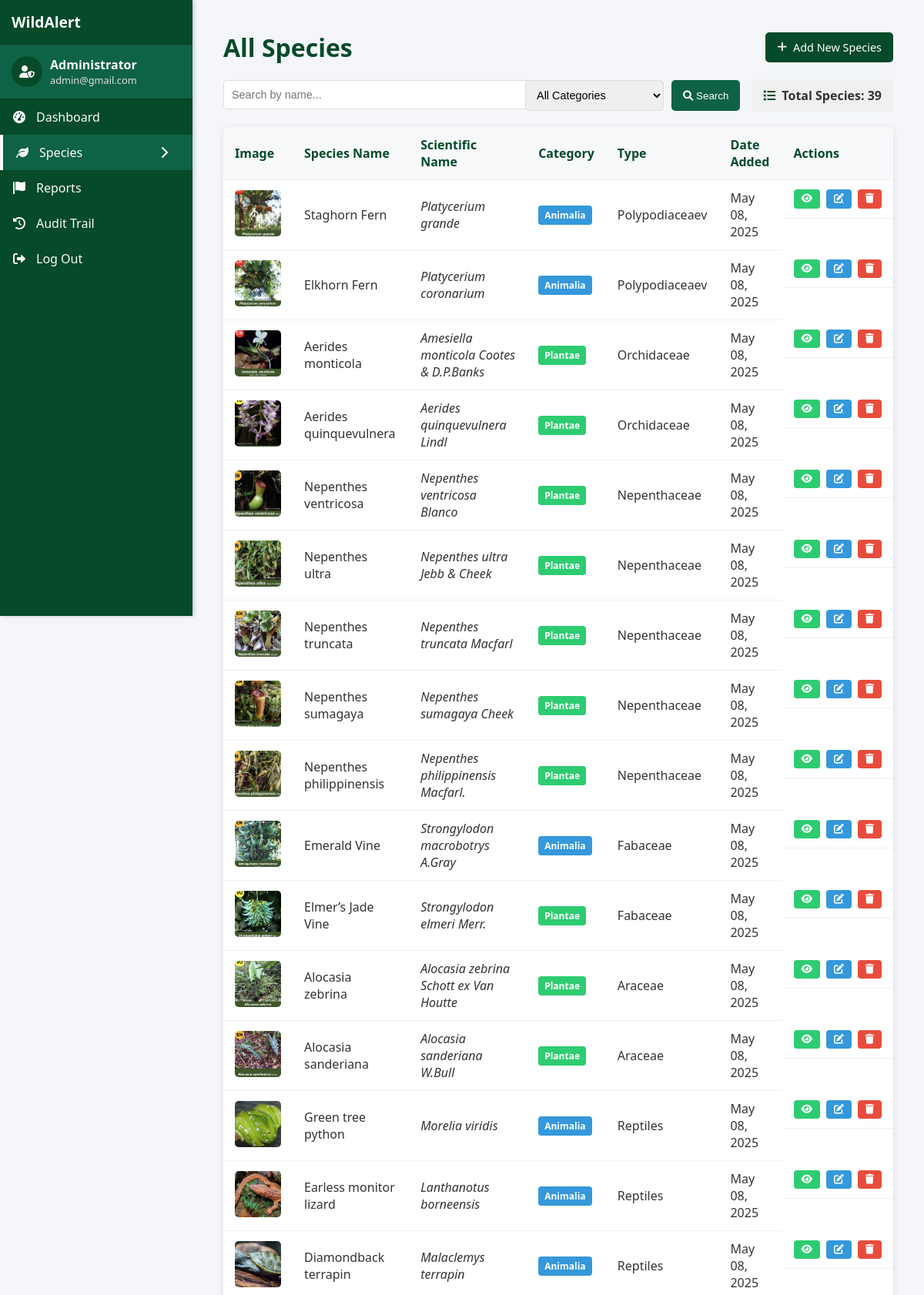
Page /admin/species.php (signed in, upper part) on the committed database.
### tables this page shows
CREATE TABLE `tbl_species` (
  `species_id` int(11) NOT NULL,
  `species_name` varchar(50) NOT NULL,
  `scientific_name` varchar(50) NOT NULL,
  `image_path` varchar(255) NOT NULL,
  `kingdom` varchar(50) NOT NULL,
  `group_name` varchar(50) NOT NULL,
  `date_created` datetime NOT NULL,
  `category_id` int(11) NOT NULL,
  `type_id` int(11) NOT NULL,
  `acc_id` int(11) NOT NULL
);

CREATE TABLE `tbl_category` (
  `category_id` int(11) NOT NULL,
  `category_name` varchar(100) NOT NULL,
  `topic_id` int(11) NOT NULL
);

CREATE TABLE `tbl_species_type` (
  `type_id` int(11) NOT NULL,
  `type_name` varchar(50) NOT NULL
);

### admin/species.php (the view, shortened to what this page needs)
<?php
include '../backend/config/config.php';
$search = isset($_GET['search']) ? $_GET['search'] : '';
$query = "SELECT s.*, c.category_name, t.type_name
          FROM tbl_species s
          JOIN tbl_category c ON s.category_id = c.category_id
          JOIN tbl_species_type t ON s.type_id = t.type_id
          WHERE 1=1";
$query .= " ORDER BY s.date_created DESC";
$result = $conn->query($query);
$total_species = $conn->query("SELECT COUNT(*) as count FROM tbl_species")->fetch_assoc()['count'];
?>
<!DOCTYPE html>
<html lang="en">
<head>
    <link rel="stylesheet" href="https://cdnjs.cloudflare.com/ajax/libs/font-awesome/6.0.0/css/all.min.css">
    <link rel="stylesheet" href="../styles/sidebar_style.css">
</head>
<body>
    <?php include 'sidebar.php'; ?>
    <div class="content-wrapper">
        <div class="content-container">
            <div class="page-header">
                <h1>All Species</h1>
                <a href="add_species.php" class="action-button">
                    <i class="fas fa-plus"></i> Add New Species
                </a>
            </div>
            <div class="species-controls">
                <form action="" method="GET" class="search-filter">
                    <div class="search-box">
                        <input type="text" name="search" placeholder="Search by name..." value="<?php echo htmlspecialchars($search); ?>">
                    </div>
                    <div class="filter-select">
                        <select name="category">
                            <option value="">All Categories</option>
                        </select>
                    </div>
                    <button type="submit" class="search-button">
                        <i class="fas fa-search"></i> Search
                    </button>
                </form>
                <div class="total-count">
                    <i class="fas fa-list"></i> Total Species: <?php echo $total_species; ?>
                </div>
            </div>
            <div class="species-table-container">
                <table class="species-table">
                    <thead>
                        <tr>
                            <th>Image</th>
                            <th>Species Name</th>
                            <th>Scientific Name</th>
                            <th>Category</th>
                            <th>Type</th>
                            <th>Date Added</th>
                            <th>Actions</th>
                        </tr>
                    </thead>
                    <tbody>
                        <?php
                        if ($result && $result->num_rows > 0) {
                            while ($species = $result->fetch_assoc()) {
                                $category_class = "category-" . strtolower($species['category_name']);
                                $image_path = $species['image_path'];
                                if (strpos($image_path, '/images/species/') !== false || strpos($image_path, '\\images\\species\\') !== false) {
                                    $image_path = basename($image_path);
                                }
                                $species_data = json_encode([
                                    'id' => $species['species_id'],
                                    'name' => $species['species_name'],
                                    'scientific_name' => $species['scientific_name'],
                                    'category' => $species['category_name'],
                                    'type' => $species['type_name'],
                                    'image' => $image_path,
                                    'date_created' => date('M d, Y', strtotime($species['date_created']))
                                ]);
                                echo '<tr>
            <td><img src="../images/species/' . htmlspecialchars(str_replace('\\', '/', $image_path)) . '" alt="' . htmlspecialchars($species['species_name']) . '" class="species-image"></td>
            <td>' . htmlspecialchars($species['species_name']) . '</td>
            <td><em>' . htmlspecialchars($species['scientific_name']) . '</em></td>
            <td><span class="category-badge ' . $category_class . '">' . htmlspecialchars($species['category_name']) . '</span></td>
            <td>' . htmlspecialchars($species['type_name']) . '</td>
            <td>' . date('M d, Y', strtotime($species['date_created'])) . '</td>
            <td class="species-actions">
                <button class="view-btn" title="View Details" onclick=\'openViewModal(' . $species_data . ')\'>
                    <i class="fas fa-eye"></i>
                </button>
                <a href="edit_species.php?id=' . $species['species_id'] . '" class="edit-btn" title="Edit">
                    <i class="fas fa-edit"></i>
                </a>
                <button class="delete-btn" title="Delete"
                    onclick="openDeleteModal(' . $species['species_id'] . ', \'' . addslashes($species['species_name']) . '\')">
                    <i class="fas fa-trash"></i>
                </button>
            </td>
        </tr>';
                            }
                        }
                        ?>
                    </tbody>
                </table>
            </div>
        </div>
    </div>
</body>
</html>

### styles/sidebar_style.css (style rules this page uses)
:root { --dark-green: #054a29; --light-green: #0e6245; --hover-green: #0a5236; --text-white: #f8f9fa; --text-gray: #e0e0e0; --border-color: #033a20; --background-black: #111111; }
.content-wrapper { margin-left: 250px; transition: margin-left 0.3s ease; min-height: 100vh; background-color: #f4f6f9; padding: 20px; }

### admin/species.php (style rules this page uses)
body { font-family: 'Segoe UI', Tahoma, Geneva, Verdana, sans-serif; margin: 0; padding: 0; background-color: #f4f6f9; color: #333; }
.content-container { padding: 20px; }
.page-header { display: flex; justify-content: space-between; align-items: center; margin-bottom: 20px; }
.page-header h1 { color: #054a29; margin: 0; }
.action-button { background-color: #054a29; color: white; border: none; padding: 10px 15px; border-radius: 5px; cursor: pointer; text-decoration: none; display: inline-flex; align-items: center; font-size: 0.9rem; transition: background-color 0.3s; }
.action-button i { margin-right: 8px; }
.species-controls { display: flex; justify-content: space-between; align-items: center; margin-bottom: 20px; gap: 15px; flex-wrap: wrap; }
.search-filter { display: flex; gap: 10px; flex-wrap: wrap; flex: 1; }
.search-box { flex: 1; min-width: 200px; }
.search-box input, .filter-select select { width: 100%; padding: 10px; border: 1px solid #ddd; border-radius: 5px; font-size: 0.9rem; }
.filter-select { min-width: 180px; }
.search-button { background-color: #0e6245; color: white; border: none; padding: 10px 15px; border-radius: 5px; cursor: pointer; }
.total-count { background-color: #f0f0f0; padding: 10px 15px; border-radius: 5px; font-weight: 600; display: flex; align-items: center; }
.total-count i { color: #054a29; margin-right: 8px; }
.species-table-container { background-color: white; border-radius: 8px; box-shadow: 0 2px 10px rgba(0, 0, 0, 0.1); overflow: hidden; }
.species-table { width: 100%; border-collapse: collapse; }
.species-table th, .species-table td { padding: 12px 15px; text-align: left; border-bottom: 1px solid #f0f0f0; }
.species-table th { background-color: #f8f9fa; color: #054a29; font-weight: 600; }
.species-image { width: 60px; height: 60px; border-radius: 5px; object-fit: cover; }
.species-actions { display: flex; gap: 8px; }
.edit-btn, .delete-btn, .view-btn { border: none; padding: 6px 10px; border-radius: 4px; cursor: pointer; color: white; display: inline-flex; align-items: center; justify-content: center; font-size: 0.8rem; }
.edit-btn { background-color: #3498db; }
.delete-btn { background-color: #e74c3c; }
.view-btn { background-color: #2ecc71; }
.category-badge { display: inline-block; padding: 4px 8px; border-radius: 4px; font-size: 0.75rem; font-weight: 600; text-align: center; color: white; }
.category-animalia { background-color: #3498db; }
.category-plantae { background-color: #2ecc71; }

### rows in the picture
tbl_species: image_path (picture), species_name "Staghorn Fern", scientific_name "Platycerium grande", category.category_name "Animalia", type.type_name "Polypodiaceaev", date_created "May 08, 2025"
tbl_species: image_path (picture), species_name "Elkhorn Fern", scientific_name "Platycerium coronarium", category.category_name "Animalia", type.type_name "Polypodiaceaev", date_created "May 08, 2025"
tbl_species: image_path (picture), species_name "Aerides monticola", scientific_name "Amesiella monticola Cootes & D.P.Banks", category.category_name "Plantae", type.type_name "Orchidaceae", date_created "May 08, 2025"
tbl_species: image_path (picture), species_name "Aerides quinquevulnera", scientific_name "Aerides quinquevulnera Lindl", category.category_name "Plantae", type.type_name "Orchidaceae", date_created "May 08, 2025"
tbl_species: image_path (picture), species_name "Nepenthes ventricosa", scientific_name "Nepenthes ventricosa Blanco", category.category_name "Plantae", type.type_name "Nepenthaceae", date_created "May 08, 2025"
tbl_species: image_path (picture), species_name "Nepenthes ultra", scientific_name "Nepenthes ultra Jebb & Cheek", category.category_name "Plantae", type.type_name "Nepenthaceae", date_created "May 08, 2025"
tbl_species: image_path (picture), species_name "Nepenthes truncata", scientific_name "Nepenthes truncata Macfarl", category.category_name "Plantae", type.type_name "Nepenthaceae", date_created "May 08, 2025"
tbl_species: image_path (picture), species_name "Nepenthes sumagaya", scientific_name "Nepenthes sumagaya Cheek", category.category_name "Plantae", type.type_name "Nepenthaceae", date_created "May 08, 2025"
tbl_species: image_path (picture), species_name "Nepenthes philippinensis", scientific_name "Nepenthes philippinensis Macfarl.", category.category_name "Plantae", type.type_name "Nepenthaceae", date_created "May 08, 2025"
tbl_species: image_path (picture), species_name "Emerald Vine", scientific_name "Strongylodon macrobotrys A.Gray", category.category_name "Animalia", type.type_name "Fabaceae", date_created "May 08, 2025"
tbl_species: image_path (picture), species_name "Elmer’s Jade Vine", scientific_name "Strongylodon elmeri Merr.", category.category_name "Plantae", type.type_name "Fabaceae", date_created "May 08, 2025"
tbl_species: image_path (picture), species_name "Alocasia zebrina", scientific_name "Alocasia zebrina Schott ex Van Houtte", category.category_name "Plantae", type.type_name "Araceae", date_created "May 08, 2025"
tbl_species: image_path (picture), species_name "Alocasia sanderiana", scientific_name "Alocasia sanderiana W.Bull", category.category_name "Plantae", type.type_name "Araceae", date_created "May 08, 2025"
tbl_species: image_path (picture), species_name "Green tree python", scientific_name "Morelia viridis", category.category_name "Animalia", type.type_name "Reptiles", date_created "May 08, 2025"
tbl_species: image_path (picture), species_name "Earless monitor lizard", scientific_name "Lanthanotus borneensis", category.category_name "Animalia", type.type_name "Reptiles", date_created "May 08, 2025"
tbl_species: image_path (picture), species_name "Diamondback terrapin", scientific_name "Malaclemys terrapin", category.category_name "Animalia", type.type_name "Reptiles", date_created "May 08, 2025"

### other values in the picture
$_SESSION['user_email'] "admin@gmail.com"
$total_species "39"
